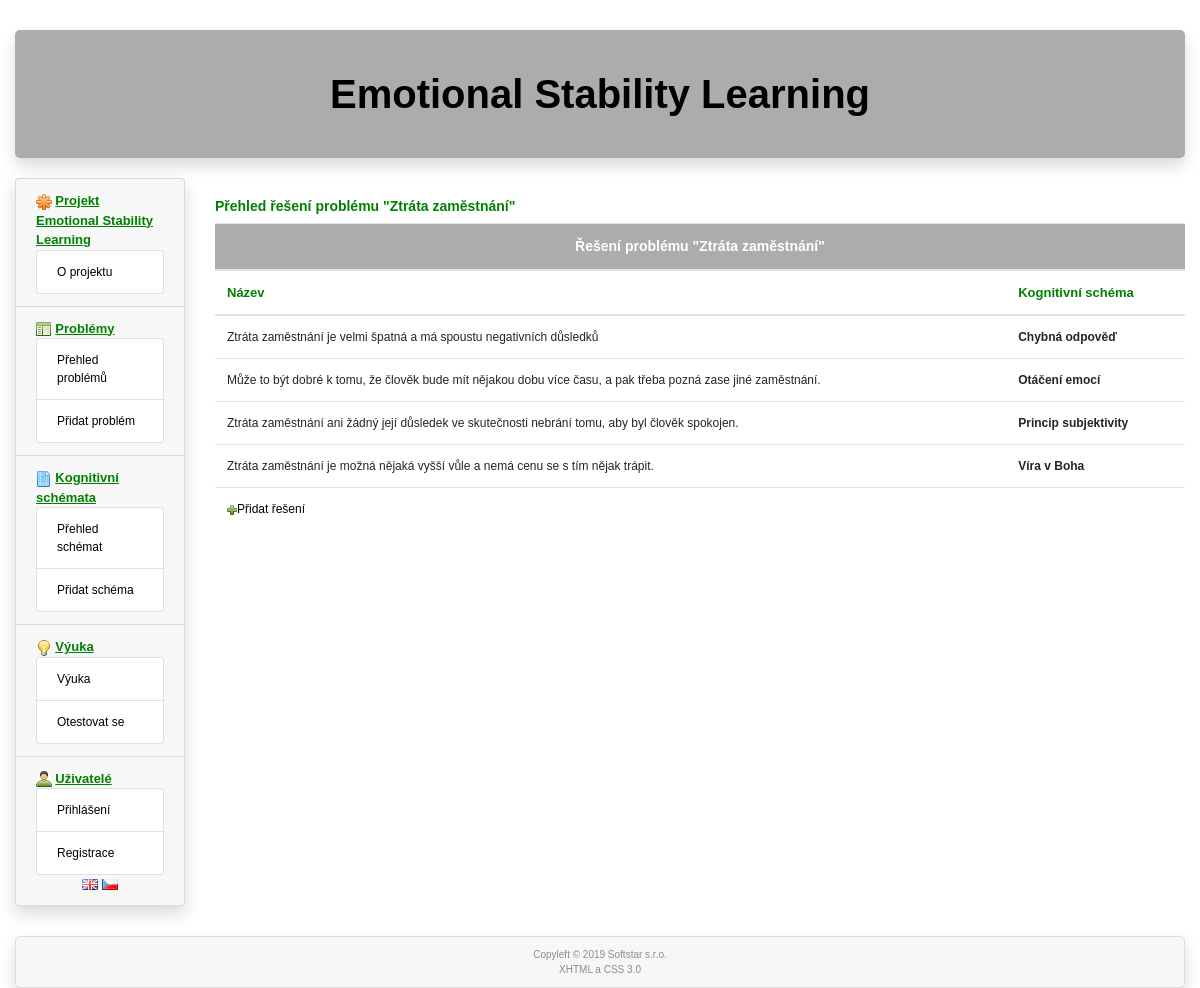
Screenshot of /cs/answer-overview/2 with the database file from the repository.
### tables this page shows
CREATE TABLE `problem` (
  `id` int(11) NOT NULL,
  `id_lang` int(11) NOT NULL,
  `name` varchar(60) NOT NULL,
  `description` text,
  `deleted` int(1) NOT NULL DEFAULT '0'
);

CREATE TABLE `answers` (
  `id` int(11) NOT NULL,
  `id_lang` int(11) NOT NULL,
  `id_problem` int(11) NOT NULL,
  `id_cog_schema` int(11) NOT NULL,
  `answer` text NOT NULL,
  `deleted` int(1) NOT NULL DEFAULT '0'
);

### www/administrator/includes/index.php (called while the page is built, shortened)
<?php
  $uri = array($_SERVER['REQUEST_URI']);
  $tmp = preg_split("/\//", $uri[0]);
  $lang = $tmp[1];
  $router = RouterController::getInstance();
  $router->ctrMain(array($_SERVER['REQUEST_URI']));
  $router->showView();
?>

### www/administrator/includes/controllers/AnswerOverviewController.php (called while the page is built, shortened)
<?php
class AnswerOverviewController extends Controller
{
  public function ctrMain($parameters)
  {
    $answerModel = new AnswerModel();
    $cschemaModel = new CSchemaModel();
    $idp = array_shift($parameters);
    $answers = $answerModel->selectByIdP(htmlspecialchars($idp, ENT_QUOTES));
    $num = count($answers);
    for($i = 0; $i < $num; $i++)
    {
      $cschema = $cschemaModel->selectById($answers[$i]['id_cog_schema']);
      $answers[$i]['name'] = $cschema['name'];
    }
    $problemModel = new ProblemModel();
    $problem = $problemModel->selectById(htmlspecialchars($idp, ENT_QUOTES));
  }
}
?>

### www/administrator/models/DbModel.php (called while the page is built, shortened)
<?php
  class DbModel extends cdb
  {
    static private $instance = null;
    static function getInstance()
    {
      if (self::$instance == null)
      {
        self::$instance = new DbModel();
      }
      return self::$instance;
    }
    function selectOne($table, array $keys)
    {
      $query = "select * from $table where";
      $i = 0;
      foreach($keys as $name => $value)
      {
        if ($i)
        {
          $query .= " and $name=$value";
        }
        else
        {
          $query .= " $name=$value";
          $i = 1;
        }
      }
      $query .= ";";
      if (!$this->query($query))
      {
        RouterController::getInstance()->setError("DbModel::selectOne():".$this->get_error().'<br /><br />'.$query.'<br />');
      }
      $arr = $this->get_array();
      return $arr;
    }
    function selectArray(array $tables, array $collums, array $keys, $order = '')
    {
      $query = "select ";
      $i = 0;
      foreach($collums as $collum)
      {
        if ($i)
        {
          $query .= ", $collum";
        }
        else
        {
          $query .= "$collum";
          $i = 1;
        }
      }
      $query .= " from ";
      $i = 0;
      foreach($tables as $table)
      {
        if ($i)
        {
          $query .= ", $table";
        }
        else
        {
          $query .= "$table";
          $i = 1;
        }
      }
      if (!empty($keys))
      {
        $query .= " where";
        $i = 0;
        foreach($keys as $name => $value)
        {
          if ($i)
          {
            $query .= " and $name=$value";
          }
          else
          {
            $query .= " $name=$value";
            $i = 1;
          }
        }
      }
      if ($order != '') {
        $query .= " order by $order;";
      }
      else
      {
        $query .= ';';
      }
      if (!$this->query($query))
      {
        RouterController::getInstance()->setError('DbModel::selectArray():'.$this->get_error().'<br /><br />'.$query.'<br />');
      }
      else
      {
        $i = 0;
        while ($item=$this->get_array())
        {
          if (!empty($item))
          {
            $arr[$i] = $item;
            $i++;
          }
        }
      }
      return $arr;
    }
  }
?>

### www/administrator/models/ProblemModel.php (called while the page is built, shortened)
<?php
class ProblemModel
{
    public function selectById($id)
  {
    $db = DbModel::getInstance();
    $problem = $db->selectOne('problem', array ('id' => $id));
    return $problem;
  }
}
?>

### www/administrator/models/cdb.php (called while the page is built, shortened)
<?php
class cdb {
  private $data, $querystring, $error, $conn;
  public $server, $user, $password, $db_name;
  function __construct()
  {
    require("./administrator/cfg/sql.php");
    $this->conn = null;
  }
  function connect() {
    $options=array(
      PDO::ATTR_ERRMODE => PDO::ERRMODE_EXCEPTION,
      PDO::MYSQL_ATTR_INIT_COMMAND => "SET NAMES utf8"
      );
    try {
            $this->conn = @new PDO("mysql:host=".$this->server.";dbname=".$this->db_name, $this->user, $this->password, $options);
    } catch (PDOException $e) {
        $error = 'DB connection failed: ' . $e->getMessage();
    }
    return(1);
  }
  function query($sql) {
    $error = '';
    try {
      $this->data=$this->conn->prepare($sql);
    } catch (PDOException $e) {
      $error = 'Preparation of query failed: ' . $e->getMessage();
      $this->data=null;
    }
    $result2 = 0;
    if ($error == '')
    {
      try {
          $result2 = $this->data->execute();
      } catch (PDOException $e) {
          $error = 'Execution of query failed: ' . $e->getMessage();
          $this->data=null;
      }
    }
    else
    {
      $this->error = $error;
      $result2 = false;
    }
    if ($result2) { return 1; }
    else  {return 0;}
  }
  function get_array() {
    $arr = $this->data->fetch(PDO::FETCH_ASSOC);
    if (!empty($arr)) {return ($arr); }
    else { return 0; }
  }
};
?>

### www/administrator/cfg/sql.php (called while the page is built)
<?php
  $this->server='localhost';
  $this->user='emotions';
  $this->password='3M0710n5@#';
  $this->db_name='emotions';
?>

### www/administrator/includes/controllers/RouterController.php (called while the page is built, shortened)
<?php
class RouterController extends Controller
{
  protected $controller;
  private function camelNotation($text)
  {
    $sentence = str_replace('-', ' ', $text);
    $sentence = ucwords($sentence);
    $sentence = str_replace(' ', '', $sentence);
    return $sentence;
  }
  private function parseURL($url)
  {
    $parsedURL = parse_url($url);
    $parsedURL["path"] = ltrim($parsedURL["path"], "/");
    $parsedURL["path"] = trim($parsedURL["path"]);
    $divPath = explode("/", $parsedURL["path"]);
    return $divPath;
  }
  public function ctrMain($parameters)
  {
      $parsedURL = $this->parseURL($parameters[0]);
      global $expressions, $lang;
      $tmp = array_shift($parsedURL);
    if (empty($parsedURL[0]))
    {
      $this->controller = new HomePageController();
    }
    else
    {
      $view = array_shift($parsedURL);
      $controllerClass = $this->camelNotation($view) . 'Controller';
      if (file_exists('./administrator/includes/controllers/' . $controllerClass . '.php'))
      {
        if ($view == 'error')
        {
          $this->controller = new $controllerClass('');
        }
        else
        {
          $this->controller = new $controllerClass;
        }
      }
      else
      {
        $this->controller= new ErrorController($expressions['Error 404: page not found']);
      }
    }
    $this->controller->ctrMain($parsedURL);
  }
}
?>

### www/administrator/models/AnswerModel.php (called while the page is built, shortened)
<?php
class AnswerModel
{
  public function selectByIdP($idp)
  {
      $db = DbModel::getInstance();
      $answers = $db->selectArray(array('answers'), array ('*'), array ('id_problem' => $idp, 'deleted' => 0), 'id asc');
      return $answers;
  }
}
?>

### www/administrator/models/CSchemaModel.php (called while the page is built, shortened)
<?php
class CSchemaModel
{
  public function selectById($id)
  {
    $db = DbModel::getInstance();
    $cog_schema = $db->selectOne('cog_schema', array ('id' => $id));
    return $cog_schema;
  }
}
?>

### www/administrator/includes/views/answerOverview.phtml (the view)
<?php global $expressions, $lang; ?>
        <div class="col-sm-10">
          <h4><?=$expressions['Solutions overview of the problem']?> "<?= $problem['name'] ?>"</h4>
        <?php
           $num=count($answers);
           if (!$num) {
             ?>
            <div class="message"><?=$expressions['There are not saved any solutions of the problem']?> "<?=$problem['name']?>"<br /><a href="http://<?=$this->siteName."/$lang"?>/answer-new/<?=$problem['id']?>"><img src="http://<?= $this->siteName ?>/administrator/icons/add.png" width="10" height="10" alt="add answer"/><?=$expressions['Add solution']?></a></div>
             <?php
           } else {
           ?>
          <div class="table-responsive">
            <table class="table table-hover">
              <thead>
                <tr><th colspan="2" class="caption text-center"><?=$expressions['Solutions of the problem']?> "<?= $problem['name'] ?>"</th></tr>
                <tr><th><?=$expressions['Name']?></th><th><?=$expressions['Cognitive schema']?></th></tr>
              </thead>
              <tbody>
                <?php
                 foreach($answers as $answer) {
                ?>
                <tr>
                  <td><?=$answer['answer']?></td>
                  <td><strong><?=$answer['name']?></strong></td>
                </tr>
                   <?php } ?>
                <tr><td colspan="2"><a href="http://<?=$this->siteName."/$lang"?>/answer-new/<?=$problem['id']?>"><img src="http://<?= $this->siteName ?>/administrator/icons/add.png" width="10" height="10" alt="add answer" /><?=$expressions['Add solution']?></a></td>
              </tbody>
            </table>
           <?php } ?>
          </div>
        </div>

### www/css/style.css (style rules this page uses)
body { font-family: 'Helvetica CE','Arial CE',sans-serif; font-size: 12px; }
h4 { font-size: 14px; font-weight: bold; color: green; margin-top: 20px; }
table thead tr th.caption { font-weight: bold; background-color: #acacac; color:white; font-size:14px; }
thead { font-size: 13px; font-weight: bold; color: green; }
td a { text-decoration: none; color: black; }
a { text-decoration: none; color: black; }
td { font-size: 12px!important; }

### rows the page displays
problem: name "Ztráta zaměstnání"
answers: answer "Ztráta zaměstnání je velmi špatná a má spoustu negativních důsledků", name "Chybná odpověď"
answers: answer "Může to být dobré k tomu, že člověk bude mít nějakou dobu více času, a pak třeba pozná zase jiné zaměstnání.", name "Otáčení emocí"
answers: answer "Ztráta zaměstnání ani žádný její důsledek ve skutečnosti nebrání tomu, aby byl člověk spokojen.", name "Princip subjektivity"
answers: answer "Ztráta zaměstnání je možná nějaká vyšší vůle a nemá cenu se s tím nějak trápit.", name "Ví­ra v Boha"

### other values shown
$expressions['Project'] "Projekt"
$expressions['About project'] "O projektu"
$expressions['Problems'] "Problémy"
$expressions['Problems overview'] "Přehled problémů"
$expressions['Add problem'] "Přidat problém"
$expressions['Cognitive schemas'] "Kognitivní schémata"
$expressions['Schemas overview'] "Přehled schémat"
$expressions['Add schema'] "Přidat schéma"
$expressions['Learning'] "Výuka"
$expressions['Test yourselves'] "Otestovat se"
$expressions['Users'] "Uživatelé"
$expressions['Login'] "Přihlášení"
$expressions['Registration'] "Registrace"
$expressions['Solutions overview of the problem'] "Přehled řešení problému"
$expressions['Solutions of the problem'] "Řešení problému"
